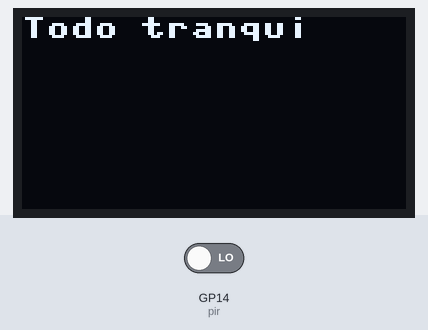
The program below on a simulated Raspberry Pi Pico running MicroPython. Shown: 128×64 one-colour display. Wiring (from the project's diagram.json): PIR motion sensor on GP14. The inputs (shaded band) are chosen by the test bench; at power-on: GP14 (pir) LOW. Library files of the repository ran but are not shown: ssd1306.py.

Above: at 1.2 s.
1.3 s: GP14 (pir) driven HIGH
At 2.7 s:
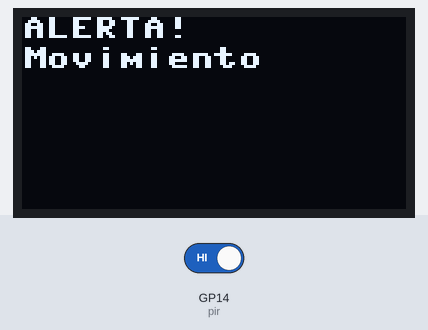
3.1 s: GP14 (pir) driven LOW
At 4.1 s:
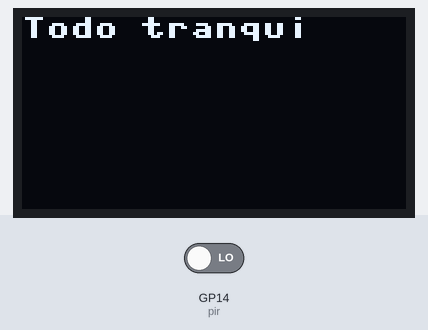
Timing chart, 0 to 6.1 s (numbered marks = the images above; inputs shaded):
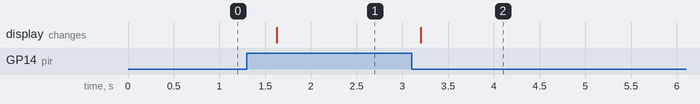

Measured:
- after the input at 1.3 s, the display: changes after 0.33 s (image 1)
- after the input at 3.1 s, the display: changes after 0.10 s (image 2)

The program:

main.py
```python
# ---------------------------------------------------------------------------------
#  Lenguajes de Interfaz en TECNM Campus ITT
#  Autor: Castro Balbuena Angel Andres
#  Fecha: 2025-05-13
#  Descripción: Práctica #3 - Detector de movimiento con Raspberry Pi Pico W.
#               Detecta movimiento con sensor PIR y muestra el estado en OLED.
# ---------------------------------------------------------------------------------

from machine import Pin, I2C
import ssd1306
import time

# Configuración del sensor PIR
pir = Pin(14, Pin.IN)

# Configuración de la pantalla OLED
i2c = I2C(0, scl=Pin(5), sda=Pin(4))
oled = ssd1306.SSD1306_I2C(128, 64, i2c)

while True:
    oled.fill(0)
    if pir.value():
        oled.text("ALERTA!", 0, 0)
        oled.text("Movimiento", 0, 10)
    else:
        oled.text("Todo tranqui", 0, 0)
    oled.show()
    time.sleep(0.5)
```
